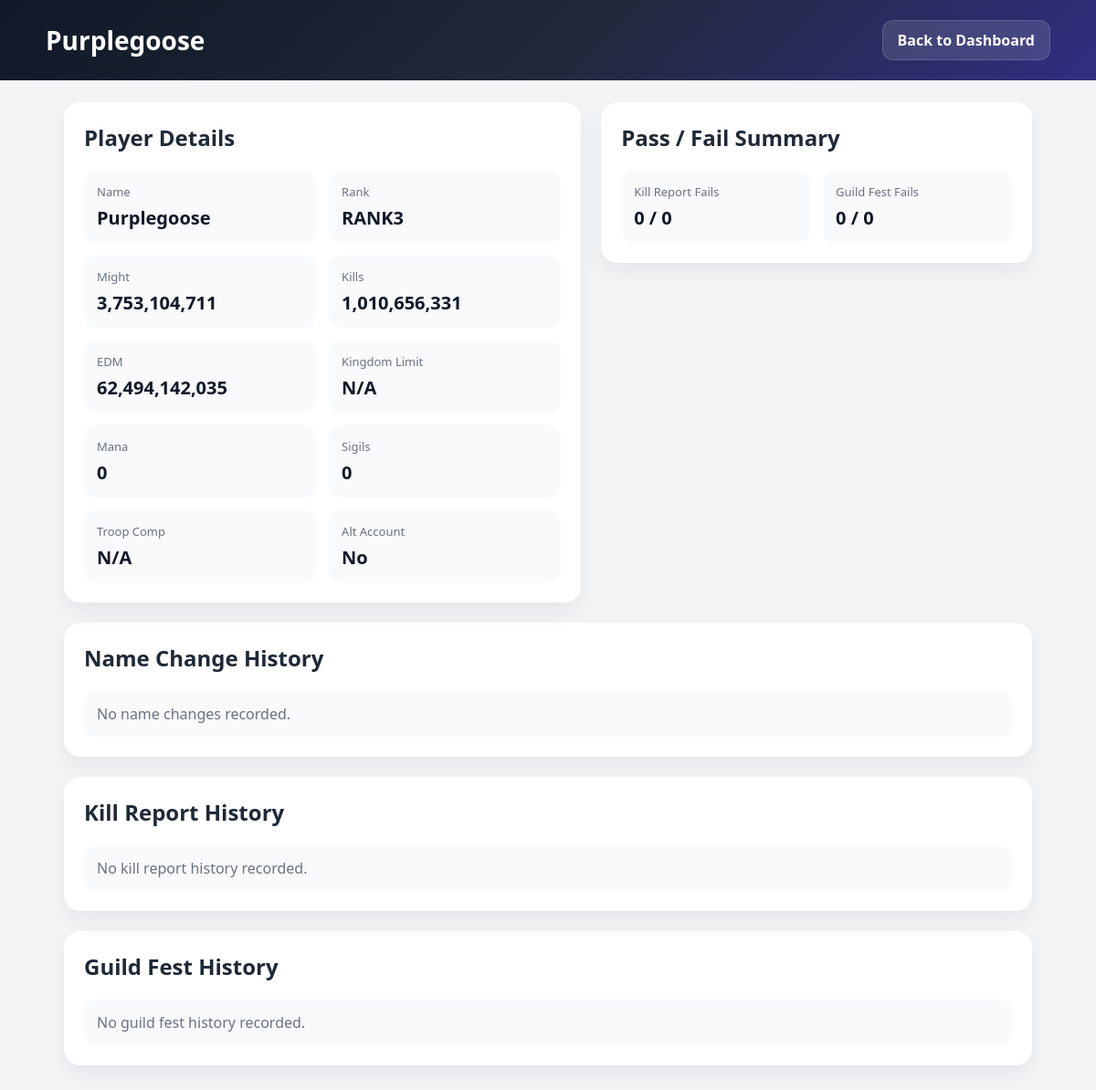
/member/1296937876 (signed in), run on the app's committed database.
### tables this page shows
CREATE TABLE members (
            id INTEGER PRIMARY KEY AUTOINCREMENT,
            igg_id TEXT UNIQUE,
            name TEXT,
            might INTEGER,
            kills INTEGER,
            edm INTEGER
        , rank TEXT, created_at TEXT, updated_at TEXT, comments TEXT, mana INTEGER DEFAULT 0, sigils INTEGER DEFAULT 0, guild_id INTEGER, kingdom_limit INTEGER DEFAULT 0, alt_account INTEGER DEFAULT 0, troop_comp TEXT DEFAULT 'N/A', communication_method TEXT DEFAULT 'N/A', whatsapp_number TEXT DEFAULT '', discord_username TEXT DEFAULT '', watchlist_flag INTEGER DEFAULT 0);

### main.py (the view)
@app.get("/member/{igg_id}", response_class=HTMLResponse)
def member_page(request: Request, igg_id: str):
    guild_id = require_guild(request)
    if not guild_id:
        return RedirectResponse(url="/", status_code=302)
    conn = get_conn()
    c = conn.cursor()
    c.execute("SELECT * FROM members WHERE igg_id = ? AND guild_id = ?", (igg_id, guild_id))
    member = c.fetchone()
    if not member:
        conn.close()
        return HTMLResponse("<h2>Member not found</h2>", status_code=404)
    c.execute("SELECT * FROM name_history WHERE igg_id = ? AND guild_id = ? ORDER BY changed_at DESC", (igg_id, guild_id))
    history = c.fetchall()
    c.execute("""
        SELECT kr.generated_at, krr.player_name, krr.overall_pass
        FROM kill_report_rows krr
        JOIN kill_reports kr ON kr.id = krr.report_id
        WHERE krr.igg_id = ? AND krr.guild_id = ? AND kr.guild_id = ?
        ORDER BY kr.generated_at DESC
    """, (igg_id, guild_id, guild_id))
    kill_history = c.fetchall()
    c.execute("""
        SELECT gfr.generated_at, gfr.report_name, gfrr.passed
        FROM guild_fest_report_rows gfrr
        JOIN guild_fest_reports gfr ON gfr.id = gfrr.report_id
        WHERE LOWER(gfrr.player_name) = LOWER(?) AND gfrr.guild_id = ? AND gfr.guild_id = ?
        ORDER BY gfr.generated_at DESC
    """, (member["name"], guild_id, guild_id))
    guild_fest_history = c.fetchall()
    fail_stats = get_member_fail_stats(conn, guild_id, igg_id, member["name"])
    conn.close()
    return templates.TemplateResponse(request, "member.html", {
        "member": member,
        "history": history,
        "kill_history": kill_history,
        "guild_fest_history": guild_fest_history,
        "fail_stats": fail_stats,
        "is_admin": is_admin(request)
    })

### templates/member.html (shortened to what this page needs)
<!DOCTYPE html>
<html lang="en">
<head>
</head>
<body>
<div class="topbar">
    <div class="topbar-inner">
        <div class="title">{{ member.name }}</div>
        <div class="actions">
            <a class="top-btn" href="/">Back to Dashboard</a>
        </div>
    </div>
</div>
<div class="container">
    <div class="grid">
        <div>
            <div class="card">
                <h2>Player Details</h2>
                <div class="stat-grid">
                    <div class="stat">
                        <div class="label">Name</div>
                        <div class="value">{{ member.name }}</div>
                    </div>
                    <div class="stat">
                        <div class="label">Rank</div>
                        <div class="value">{{ member.rank }}</div>
                    </div>
                    <div class="stat">
                        <div class="label">Might</div>
                        <div class="value">{{ "{:,}".format(member.might or 0) }}</div>
                    </div>
                    <div class="stat">
                        <div class="label">Kills</div>
                        <div class="value">{{ "{:,}".format(member.kills or 0) }}</div>
                    </div>
                    <div class="stat">
                        <div class="label">EDM</div>
                        <div class="value">{{ "{:,}".format(member.edm or 0) }}</div>
                    </div>
                    <div class="stat">
                        <div class="label">Kingdom Limit</div>
                        <div class="value">
                            {% if member.kingdom_limit %}
                                K{{ member.kingdom_limit }}
                            {% else %}
                                N/A
                            {% endif %}
                        </div>
                    </div>
                    <div class="stat">
                        <div class="label">Mana</div>
                        <div class="value">{{ member.mana or 0 }}</div>
                    </div>
                    <div class="stat">
                        <div class="label">Sigils</div>
                        <div class="value">{{ member.sigils or 0 }}</div>
                    </div>
                    <div class="stat">
                        <div class="label">Troop Comp</div>
                        <div class="value">{{ member.troop_comp or "N/A" }}</div>
                    </div>
                    <div class="stat">
                        <div class="label">Alt Account</div>
                        <div class="value">
                            {% if member.alt_account %}
                                Yes
                            {% else %}
                                No
                            {% endif %}
                        </div>
                    </div>
                </div>
            </div>
        </div>
        <div>
            <div class="card">
                <h2>Pass / Fail Summary</h2>
                <div class="stat-grid">
                    <div class="stat">
                        <div class="label">Kill Report Fails</div>
                        <div class="value">{{ fail_stats.kill_fail }} / {{ fail_stats.kill_total }}</div>
                    </div>
                    <div class="stat">
                        <div class="label">Guild Fest Fails</div>
                        <div class="value">{{ fail_stats.gf_fail }} / {{ fail_stats.gf_total }}</div>
                    </div>
                </div>
            </div>
        </div>
    </div>
    <div class="card">
        <h2>Name Change History</h2>
        {% if history|length == 0 %}
            <div class="empty">No name changes recorded.</div>
        {% endif %}
    </div>
    <div class="card">
        <h2>Kill Report History</h2>
        {% if kill_history|length == 0 %}
            <div class="empty">No kill report history recorded.</div>
        {% endif %}
    </div>
    <div class="card">
        <h2>Guild Fest History</h2>
        {% if guild_fest_history|length == 0 %}
            <div class="empty">No guild fest history recorded.</div>
        {% endif %}
    </div>
</div>
</body>
</html>

### templates/member.html (style rules this page uses)
* { box-sizing: border-box; font-family: "Segoe UI", Arial, sans-serif; }
body { margin: 0; background: #f3f4f6; color: #111827; }
.topbar { background: linear-gradient(135deg, #111827, #1f2937, #312e81); color: white; padding: 22px 28px; }
.topbar-inner { max-width: 1100px; margin: 0 auto; display: flex; justify-content: space-between; align-items: center; gap: 20px; }
.title { font-size: 28px; font-weight: 700; }
.actions { display: flex; gap: 10px; flex-wrap: wrap; }
.top-btn { text-decoration: none; color: white; background: rgba(255,255,255,0.12); border: 1px solid rgba(255,255,255,0.15); padding: 10px 16px; border-radius: 12px; font-weight: 600; }
.container { max-width: 1100px; margin: 24px auto; padding: 0 20px 24px; }
.grid { display: grid; grid-template-columns: 1.2fr 1fr; gap: 22px; }
.card { background: white; border-radius: 18px; padding: 22px; box-shadow: 0 10px 24px rgba(15,23,42,.06); margin-bottom: 22px; }
h2 { margin-top: 0; color: #1f2937; }
.stat-grid { display: grid; grid-template-columns: repeat(2, 1fr); gap: 14px; }
.stat { background: #f8fafc; border-radius: 14px; padding: 14px; }
.label { color: #6b7280; font-size: 13px; margin-bottom: 6px; }
.value { font-size: 20px; font-weight: 700; }
.empty { color: #6b7280; background: #f8fafc; border-radius: 14px; padding: 14px; }

### data on the page
members: name "Purplegoose", rank "RANK3", might "3,753,104,711", kills "1,010,656,331", edm "62,494,142,035", mana "0", sigils "0", troop_comp "N/A"

### other printed values
{{ fail_stats.kill_fail }} "0"
{{ fail_stats.kill_total }} "0"
{{ fail_stats.gf_fail }} "0"
{{ fail_stats.gf_total }} "0"
